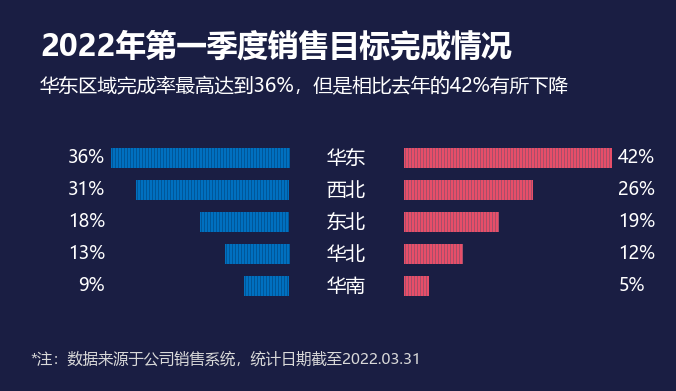

The Python source for this figure:
# -*- coding: utf-8 -*-
from pathlib import Path
import openpyxl
# 向上查找原始教材目录；只读，不修改 Excel。图形和标签共用同一组单元格值。
HERE = Path(__file__).resolve().parent
SOURCE = next((p for base in HERE.parents for p in base.glob('《*/第二章 图表(前15).xlsx')), None)
if SOURCE is None:
    raise FileNotFoundError('请把本文件夹放在教材 Excel 所在项目目录下。缺少 第二章 图表(前15).xlsx')
wb = openpyxl.load_workbook(SOURCE, data_only=True, read_only=True)
ws = wb['7 蝴蝶图']
def col(letter, start, end):
    values = [ws[f'{letter}{r}'].value for r in range(start, end+1)]
    if any(v is None for v in values):
        raise ValueError(f'缺失数据：{ws.title}!{letter}{start}:{letter}{end}')
    return values

# -*- coding: utf-8 -*-
# 第7图「蝴蝶图」复刻 数据来源：《第二章 图表(前15).xlsx》工作表 '7 蝴蝶图'
# 华东36%/42% 西北31%/26% 东北18%/19% 华北13%/12% 华南9%/5%
import numpy as np
import matplotlib
matplotlib.use('Agg')
import matplotlib.pyplot as plt
from matplotlib.patches import Rectangle

matplotlib.rcParams['font.sans-serif'] = ['Microsoft YaHei', 'SimHei']
matplotlib.rcParams['axes.unicode_minus'] = False

BG = '#1A1E43'
BLUE = '#0070C0'
BLUE_DARK = '#005799'
RED = '#E74E69'
RED_DARK = '#A94E69'
NOTE = '#D9D9D9'

W, H = 676, 391

regions = col('B',3,7)
v2022 = [round(v*100) for v in col('C',3,7)]
v2021 = [round(v*100) for v in col('D',3,7)]

# measured bar geometry
row_cy = [158, 190, 222, 254, 286]
BAR_H = 20
BLUE_RIGHT = 289
RED_LEFT = 404
blue_left = [BLUE_RIGHT-v*4.95 for v in v2022]
red_right = [RED_LEFT+v*4.95 for v in v2021]

fig = plt.figure(figsize=(W/100, H/100), dpi=100)
fig.patch.set_facecolor(BG)
ax = fig.add_axes([0, 0, 1, 1])
ax.set_xlim(0, W)
ax.set_ylim(H, 0)
ax.set_facecolor(BG)
for s in ax.spines.values():
    s.set_visible(False)
ax.set_xticks([])
ax.set_yticks([])

def textured_bar(x0, x1, y0, y1, light, dark):
    # base light fill
    ax.add_patch(Rectangle((x0, y0), x1-x0, y1-y0, facecolor=light, edgecolor='none', zorder=3))
    # dark vertical stripes every 3px, 1px wide
    x = x0 + 1
    while x < x1:
        ax.add_patch(Rectangle((x, y0), 1, y1-y0, facecolor=dark, edgecolor='none', zorder=4))
        x += 3

for i in range(5):
    cy = row_cy[i]
    ytop = cy - BAR_H/2
    # blue bar (leftwards from BLUE_RIGHT)
    textured_bar(blue_left[i], BLUE_RIGHT, ytop, ytop+BAR_H, BLUE, BLUE_DARK)
    # red bar (rightwards from RED_LEFT)
    textured_bar(RED_LEFT, red_right[i], ytop, ytop+BAR_H, RED, RED_DARK)

# percentage labels outside bars
for i in range(5):
    cy = row_cy[i]
    # left pct: right-aligned just left of blue bar
    ax.text(105, cy, str(v2022[i]) + '%', color='white',
            fontsize=13, ha='right', va='center', zorder=5)
    # right pct: left-aligned just right of red bar
    ax.text(618, cy, str(v2021[i]) + '%', color='white',
            fontsize=13, ha='left', va='center', zorder=5)

# region names in center column
for i in range(5):
    ax.text(346, row_cy[i], regions[i], color='white',
            fontsize=14, ha='center', va='center', zorder=5)

# title
ax.text(40, 30, '2022年第一季度销售目标完成情况', color='white',
        fontsize=22, fontweight='bold', ha='left', va='top', zorder=5)

# subtitle
ax.text(40, 76, '华东区域完成率最高达到36%，但是相比去年的42%有所下降', color='white',
        fontsize=14, ha='left', va='top', zorder=5)

# note
ax.text(30, 368, '*注：数据来源于公司销售系统，统计日期截至2022.03.31', color=NOTE,
        fontsize=11, ha='left', va='bottom', zorder=5)

out = str(HERE / '蝴蝶图2_复刻.png')
import os
os.makedirs(os.path.dirname(out), exist_ok=True)
plt.savefig(out, dpi=100, facecolor=BG, bbox_inches=None, pad_inches=0)
print('saved', out)
